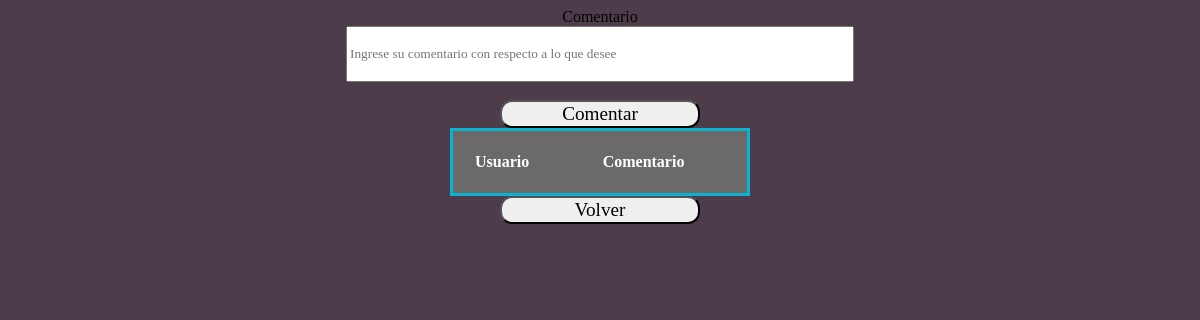
The app's page /php/Insert-comentario.php (signed in), older data.
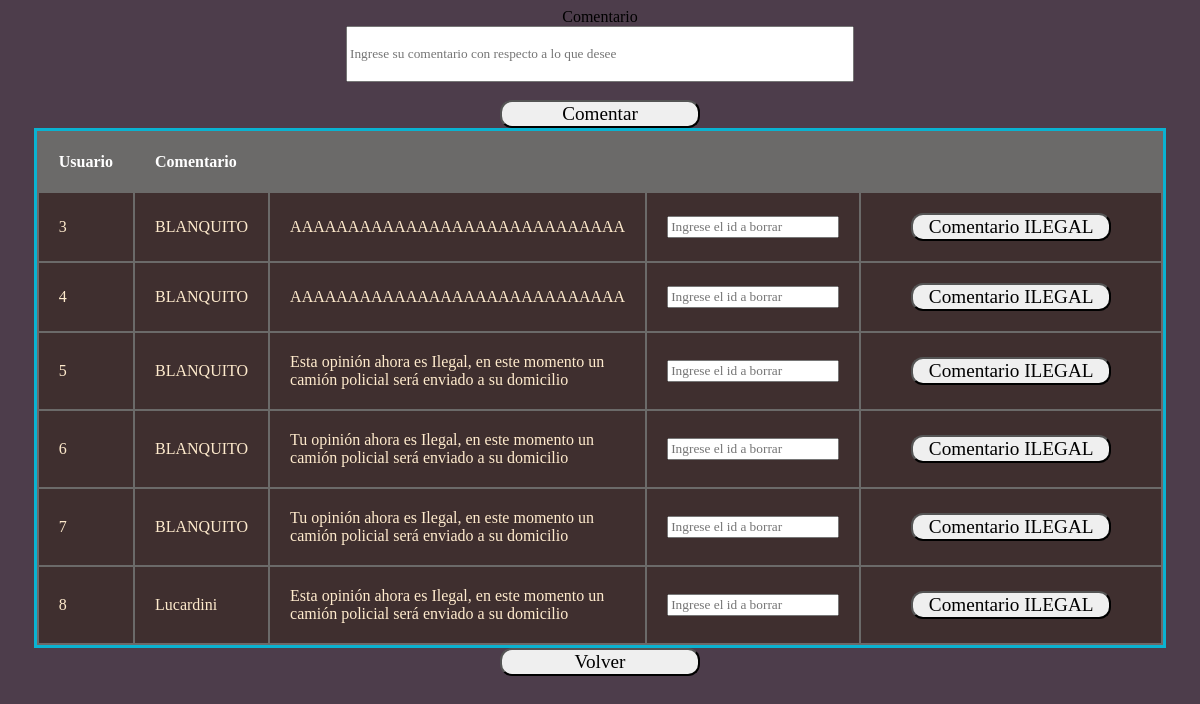
The same page, newer data.
### tables this page shows
CREATE TABLE `comentarios` (
  `id` int(11) NOT NULL,
  `nusuario` varchar(255) NOT NULL,
  `Comentario` varchar(255) NOT NULL
);

### php/BorrarCom.php (called while the page is built, shortened)
<?php
include('conexion.php');
$varsesion = $_SESSION['nombre'];
$consultaESTADO  = "SELECT estado FROM `usuarios` WHERE nusuario = '$varsesion'";
$resultadoEstado = mysqli_query($conex,$consultaESTADO);
while($row = $resultadoEstado->fetch_assoc()){
    $alfa = $row['estado'];
	$varESTADO = $alfa;
}
?>

### php/validar-Comentario.php (the view, shortened to what this page needs)
<?php
include('conexion.php');
$varsesion = $_SESSION['nombre'];
$consultaESTADO  = "SELECT estado FROM `usuarios` WHERE nusuario = '$varsesion'";
$resultadoEstado = mysqli_query($conex,$consultaESTADO);
while($row = $resultadoEstado->fetch_assoc()){
    $alfa = $row['estado'];
	$varESTADO = $alfa;
}
                 ?>
                 <?php
	$consulta = "SELECT * FROM `comentarios` ";
	$resultado = mysqli_query($conex,$consulta);
     ?>
		<table class = "tabla2" >
			 <thead>
				 <th class = "col">Usuario</th>
				 <th class = "col">Comentario</th>
			 </thead>
				 <tbody>
                 <?php
                 while($row = $resultado->fetch_assoc()){    ?>
					 <tr>
                        <?php
                            if ($varESTADO == "admin"){
                                ?>
                                <td class = "fil"><?php  echo $row['id'] ?></td>
                                <?php
                            }
                        ?>
						 <td class = "fil"><?php  echo $row['nusuario'] ?></td>
                         <td class = "fil"><?php  echo $row['Comentario'] ?></td>
					    <?php
                            if ($varESTADO == "admin"){
                                ?>
                                        <form  method="post">
										<td class = "fil"><input  placeholder = "Ingrese el id a borrar"type="text" name="idCOM" pattern="[0-9]+"></input></td>
										<td class = "fil"><button type="submit" name="descomento" value="descomento">Comentario ILEGAL</button></td>
                                            <?php
                                            include('BorrarCom.php');
                                            ?>
										</form>
                                <?php
                            }
                        ?>
				 <?php }?>
				 </tbody>
		 </table>

Row changes from the older to the newer data that the page shows:
added comentarios: id "3", nusuario "BLANQUITO", Comentario "AAAAAAAAAAAAAAAAAAAAAAAAAAAAA"
added comentarios: id "4", nusuario "BLANQUITO", Comentario "AAAAAAAAAAAAAAAAAAAAAAAAAAAAA"
added comentarios: id "5", nusuario "BLANQUITO", Comentario "Esta opinión ahora es Ilegal, en este momento un camión policial será enviado a su domicilio"
added comentarios: id "6", nusuario "BLANQUITO", Comentario "Tu opinión ahora es Ilegal, en este momento un camión policial será enviado a su domicilio"
added comentarios: id "7", nusuario "BLANQUITO", Comentario "Tu opinión ahora es Ilegal, en este momento un camión policial será enviado a su domicilio"
added comentarios: id "8", nusuario "Lucardini", Comentario "Esta opinión ahora es Ilegal, en este momento un camión policial será enviado a su domicilio"
